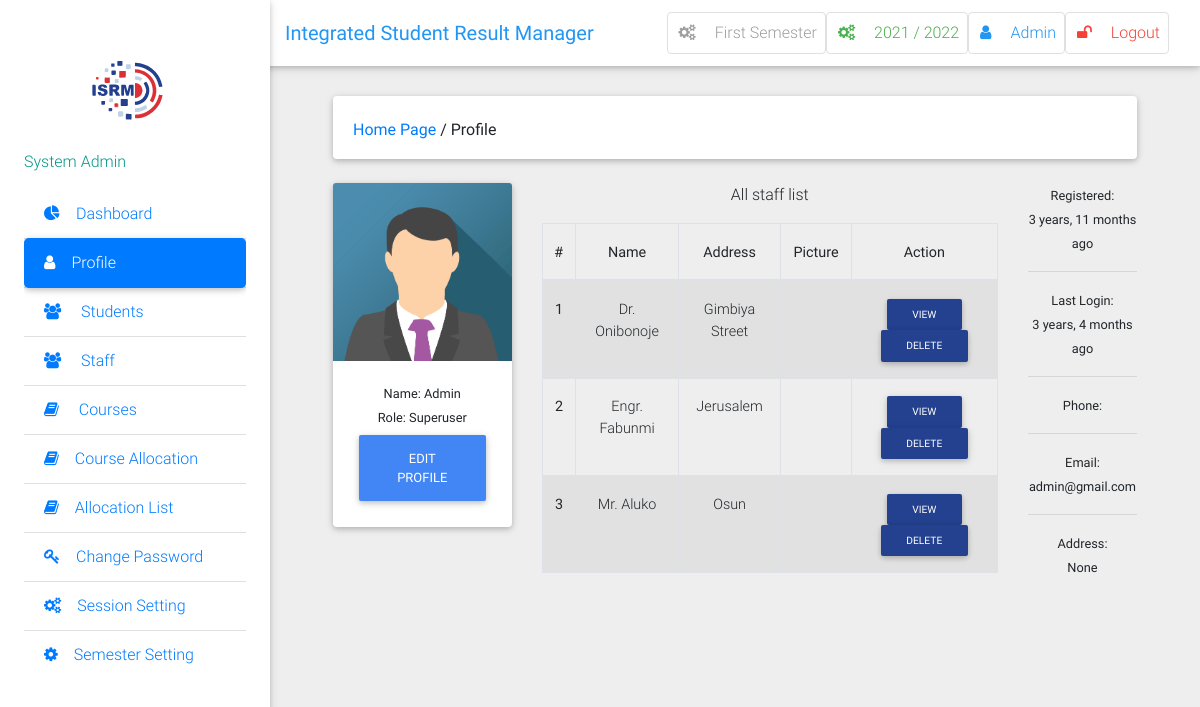
Before: /profile/ (signed in) with the older database file.
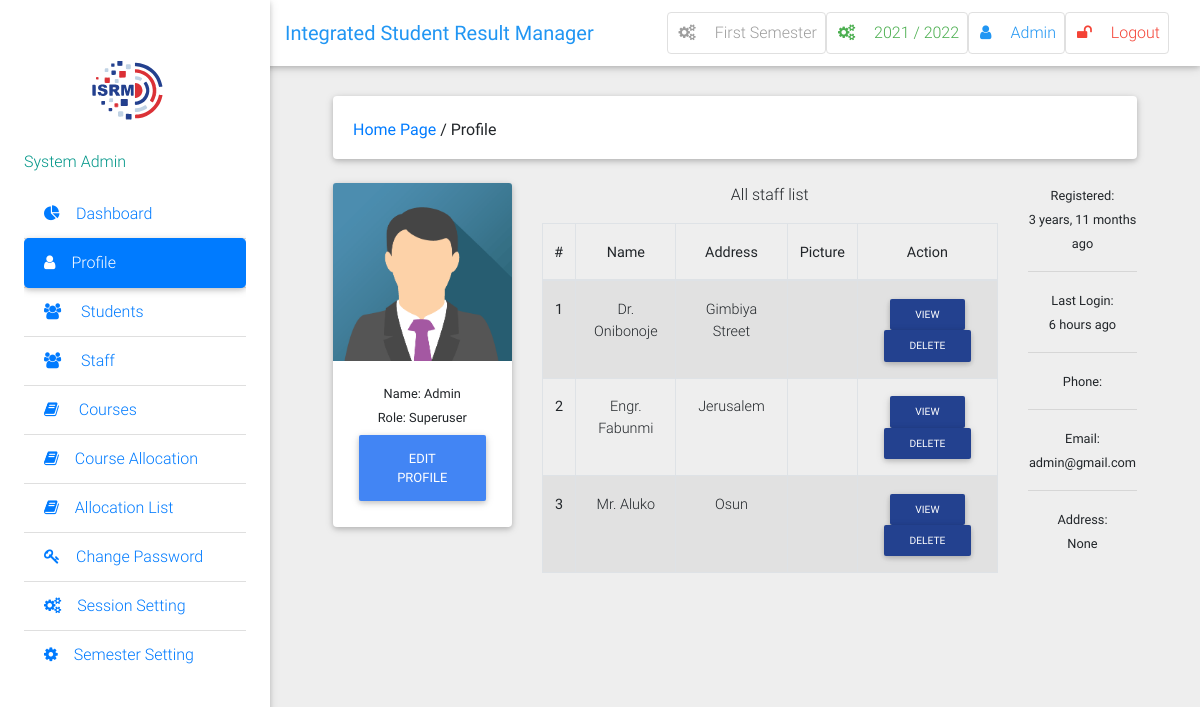
After: the same page with the newer database file.
### result/models.py (models this page shows)
class Semester(models.Model):
    semester = models.CharField(max_length=10, choices=SEMESTER, blank=True)
    is_current_semester = models.BooleanField(
        default=False, blank=True, null=True)
    session = models.ForeignKey(
        Session, on_delete=models.CASCADE, blank=True, null=True)
    next_semester_begins = models.DateField(null=True, blank=True)
    def __str__(self):
        return self.semester

class Session(models.Model):
    session = models.CharField(max_length=200, unique=True)
    is_current_session = models.BooleanField(
        default=False, blank=True, null=True)
    next_session_begins = models.DateField(blank=True, null=True)
    def __str__(self):
        return self.session

class User(AbstractUser):
    is_student = models.BooleanField(default=False)
    is_lecturer = models.BooleanField(default=False)
    is_officer = models.BooleanField(default=False)
    phone = models.CharField(max_length=60, blank=True, null=True)
    address = models.CharField(max_length=60, blank=True, null=True)
    picture = models.ImageField(upload_to="pictures/", blank=True, null=True)
    email = models.EmailField(blank=True, null=True)
    username_validator = ASCIIUsernameValidator()
    def get_picture(self):
        no_picture = settings.STATIC_URL + 'img/img_avatar.png'
        try:
            return self.picture.url
        except:
            return no_picture
    def get_full_name(self):
        full_name = self.username
        if self.first_name and self.last_name:
            full_name = self.first_name + " " + self.last_name
        return full_name

### result/views.py (the view, shortened to what this page needs)
# urls.py: path('profile/', views.profile, name='profile'),
@login_required
def profile(request):
    current_semester = Semester.objects.get(is_current_semester=True)
    if request.user.is_lecturer:
        courses = Course.objects.filter(
            allocated_course__lecturer__pk=request.user.id).filter(semester=current_semester)
        return render(request, 'account/profile.html', {"courses": courses, })
    elif request.user.is_officer:
        staff = User.objects.filter(is_officer=True)
        return render(request, 'account/profile.html', {"staff": staff})
    else:
        staff = User.objects.filter(is_lecturer=True)
        return render(request, 'account/profile.html', {"staff": staff})

### result/context_processors.py (called while the page is built)
def session_processor(request):
    current_session = Session.objects.get(is_current_session=True)
    return {"current_session": current_session}

def semester_processor(request):
    current_semester = Semester.objects.get(is_current_semester=True)
    return {"current_semester": current_semester}

### result/templates/account/profile.html (shortened to what this page needs)
{% extends 'base.html' %}
{% load static %}
{% load humanize %}
{% block side_bar %}
    {% include 'partial_active_element.html' with active='Profile' %}
{% endblock side_bar %}
{% block content %}
 <div class="container-fluid mt-5">
<div class="card mb-4 wow fadeIn">
    <div class="card-body d-sm-flex justify-content-between">
	    <h6 class="mb-2 mb-sm-0 pt-1">
    	<a href="/">Home Page</a>
        	<span>/</span>
            	<span>Profile</span>
        </h6>
    </div>
</div>
  <div class="row">
    <div class="col-md-3">
<div class="card">
  <div class="view overlay">
    <img class="card-img-top" src="{{ request.user.get_picture }}" alt="User Image">
  </div>
{% if request.user.is_superuser %}
  <div class="card-body card-body-cascade text-center">
    <small>Name: {{ request.user.get_full_name|capfirst }}</small><br>
    <small>Role: Superuser</small>
    <a href="{% url 'edit_profile' %}" class="btn btn-primary">Edit Profile</a>
  </div>
{% endif %}
</div>
    </div>
  {% if request.user.is_superuser %}
    <div class="col-md-7 text-center">
      <p>All staff list</p>
  <div class="table-wrapper-scroll-y">
  <table class="table table-bordered table-striped">
  <thead>
    <tr>
      <th scope="col">#</th>
      <th scope="col">Name</th>
      <th scope="col">Address</th>
      <th scope="col">Picture</th>
      <th scope="col">Action</th>
    </tr>
  </thead>
  <tbody>
    {% for staff in staff %}
    <tr>
      <th scope="row">{{ forloop.counter }}</th>
      <td>{{ staff.get_full_name|capfirst }}</td>
      <td>{{ staff.address }}</td>
      <td>{{ staff.get_picture.url }}</td>
      <td>
        <span class="table-remove">
          <a href="{% url 'user_profile' id=staff.pk%}" class="btn btn-info btn-rounded btn-sm my-0">View</a>
        </span>
        <span class="table-remove">
          <a href="" class="btn btn-info btn-rounded btn-sm my-0">Delete</a>
        </span>
      </td>
    </tr>
  {% endfor %}
  </tbody>
</table>
    </div>
  </div>
  {% endif %}
  <div class="col-md-2 text-center">
    <small> Registered:<br><date>{{ user.date_joined|naturaltime }}</date></small><hr />
    <small> Last Login:<br><date>{{ user.last_login|naturaltime }}</date></small><hr />
    <small> Phone:<br><date>{% if user.phone %}{{ user.phone }}{% endif %}</date></small><hr />
    <small> Email:<br><date>{{ user.email }}</date></small><hr />
    <small> Address:<br><date>{{ user.address }}</date></small>
  </div>
</div>
{% endblock %}

### result/templates/base.html (shortened to what this page needs)
{% load static %}
<!DOCTYPE html>
<html lang="en">
    <head>
        <link rel="stylesheet" href="https://maxcdn.bootstrapcdn.com/font-awesome/4.7.0/css/font-awesome.min.css">
        <link href="{% static 'css/bootstrap.min.css' %}" rel="stylesheet">
        <link href="{% static 'css/mdb.min.css' %}" rel="stylesheet">
        <link href="{% static 'css/style.css' %}" rel="stylesheet">
    </head>
    <body class="grey lighten-3">
    <header>
        <nav class="navbar fixed-top navbar-expand-lg navbar-light white scrolling-navbar">
            <div class="container-fluid">
                <a class="navbar-brand waves-effect" href="/">
                    <strong class="blue-text">Integrated Student Result Manager</strong>
                </a>
                <div class="collapse navbar-collapse" id="navbarSupportedContent">
                    <ul class="navbar-nav nav-flex-icons">
                        <li class="nav-item">
                            <a href="{% if request.user.is_superuser %}{% url 'manage_semester' %}{% else %}#{% endif %}" class="nav-link border border-light grey-text rounded waves-effect">
                                <i class="fa fa-cogs mr-3"></i>{{ current_semester }} Semester
                            </a>
                        </li>
                        <li class="nav-item">
                            <a href="{% if request.user.is_superuser %}{% url 'manage_session' %}{% else %}#{% endif %}" class="nav-link border border-light green-text rounded waves-effect">
                                <i class="fa fa-cogs mr-3"></i>{{ current_session }}
                            </a>
                        </li>
                        <li class="nav-item">
                            <a href="{% url 'profile' %}" class="nav-link border border-light rounded waves-effect blue-text">
                                <i  class="fa fa-user mr-3"></i>{{ user|capfirst }}
                            </a>
                        </li>
                         <li class="nav-item">
                            <a href="/accounts/logout/" class="nav-link border border-light rounded waves-effect red-text">
                                <i class="fa fa-unlock mr-3"></i>Logout
                            </a>
                        </li>
                    </ul>
                </div>
            </div>
        </nav>
        <div class="sidebar-fixed position-fixed">
            <a class="navbar-left" href="/"><img alt="isrmlogo" src="{% static 'icons/isrm.svg' %}" class="img-responsive" style="margin-left:30px;"></a>
                {% if request.user.is_lecturer %}
                <p><i aria-hidden="true"></i>
                    <span class="teal-text text-center"> Course Lecturer</span></p>
                {% elif request.user.is_officer %}
                <p><i aria-hidden="true"></i>
                    <span class="teal-text text-center"> Exam Officer</span></p>
                {% elif request.user.is_student %}
                <p><i aria-hidden="true"></i>
                    <span class="teal-text text-center"> Student</span></p>
                {% else %}
                <p>
                    <span class="teal-text text-center"> System Admin</span></p>
                {% endif %}
            <div class="dashboard">
            {% block side_bar %}{% endblock side_bar %}
            </div>
        </div>
    </header>
    <main class="pt-5 mx-lg-5">
        {% block content%} {% endblock %}
    </main>
    <footer>
    	<a href="https://seal.beyondsecurity.com/vulnerability-scanner-verification/admi.vginfotec.xyz"></a>
    </footer>
    </body>
</html>

### result/templates/partial_active_element.html (shortened to what this page needs)
<div class="list-group list-group-flush">
    <a href="/" class="list-group-item
        {% if active == 'Dashboard' %} active {% endif %} waves-effect">
        <i class="fa fa-pie-chart mr-3" aria-hidden="true"></i>Dashboard</a>
    <a href="{% url 'profile' %}" class="list-group-item
        {% if active == 'Profile' %} active {% endif %} waves-effect">
        <i class="fa fa-user mr-3" aria-hidden="true"></i>Profile</a>
    {% if request.user.is_superuser %}
    <a href="{% url 'student_list' %}" class="list-group-item
        {% if active == 'students' %} active {% endif %} waves-effect">
        <i class="fa fa-users mr-3" aria-hidden="true"></i> Students</a>
        {% endif %}
    {% if request.user.is_superuser %}
    <a href="{% url 'staff_list' %}" class="list-group-item
        {% if active == 'staff' %} active {% endif %} waves-effect">
        <i class="fa  fa-users mr-3" aria-hidden="true"></i> Staff</a>
        {% endif %}
    {% if request.user.is_superuser %}
    <a href="{% url 'course_list' %}" class="list-group-item
        {% if active == 'course_list' %} active {% endif %} waves-effect">
        <i class="fa fa-book mr-3" aria-hidden="true"></i> Courses</a>
        {% endif %}
    {% if request.user.is_superuser %}
    <a href="{% url 'course_allocation' %}" class="list-group-item
        {% if active == 'course_allocation' %} active {% endif %} waves-effect">
        <i class="fa fa-book mr-3" aria-hidden="true"></i>Course Allocation</a>
    {% endif %}
    {% if request.user.is_superuser or request.user.is_lecturer %}
    <a href="{% url 'course_allocation_view' %}" class="list-group-item
        {% if active == 'course_allocation_view' %} active {% endif %} waves-effect">
        <i class="fa fa-book mr-3" aria-hidden="true"></i>Allocation List</a>
    {% endif %}
    <a href="{% url 'change_password' %}" class="list-group-item
        {% if active == 'change_password' %} active {% endif %} waves-effect">
    <i class="fa  fa-key mr-3" aria-hidden="true"></i>Change Password</a>
    {% if request.user.is_superuser %}
    <a href="{% url 'manage_session' %}" class="list-group-item
        {% if active == 'manage_session' %} active {% endif %} waves-effect">
        <i class="fa  fa-cogs mr-3" aria-hidden="true"></i>Session Setting</a>
    {% endif %}
    {% if request.user.is_superuser %}
    <a href="{% url 'manage_semester' %}" class="list-group-item
        {% if active == 'manage_semester' %} active {% endif %} waves-effect">
        <i class="fa  fa-gear mr-3" aria-hidden="true"></i>Semester Setting</a>
    {% endif %}
</div>

### result/static/css/style.css (style rules this page uses)
.sidebar-fixed { height: 100vh; width: 270px; -webkit-box-shadow: 0 2px 5px 0 rgba(0, 0, 0, 0.16), 0 2px 10px 0 rgba(0, 0, 0, 0.12); box-shadow: 0 2px 5px 0 rgba(0, 0, 0, 0.16), 0 2px 10px 0 rgba(0, 0, 0, 0.12); z-index: 1050; background-color: #fff; padding: 1.5rem; padding-top: 0; }
.sidebar-fixed .list-group .active { -webkit-box-shadow: 0 2px 5px 0 rgba(0, 0, 0, 0.16), 0 2px 10px 0 rgba(0, 0, 0, 0.12); box-shadow: 0 2px 5px 0 rgba(0, 0, 0, 0.16), 0 2px 10px 0 rgba(0, 0, 0, 0.12); -webkit-border-radius: 5px; border-radius: 5px; }
@media (min-width: 1200px) { .navbar, .page-footer, main { padding-left: 270px; } }

### result/templates/base.html (style rules this page uses)
.dashboard { display: block; max-height: 500px; overflow-y: auto; -ms-overflow-style: -ms-autohiding-scrollbar; }

### result/templates/account/profile.html (style rules this page uses)
.table-wrapper-scroll-y { display: block; max-height: 350px; overflow-y: auto; -ms-overflow-style: -ms-autohiding-scrollbar; }

Changed rows visible on the page:
changed User "Admin": last_login "3 years, 4 months ago" → "6 hours ago"
